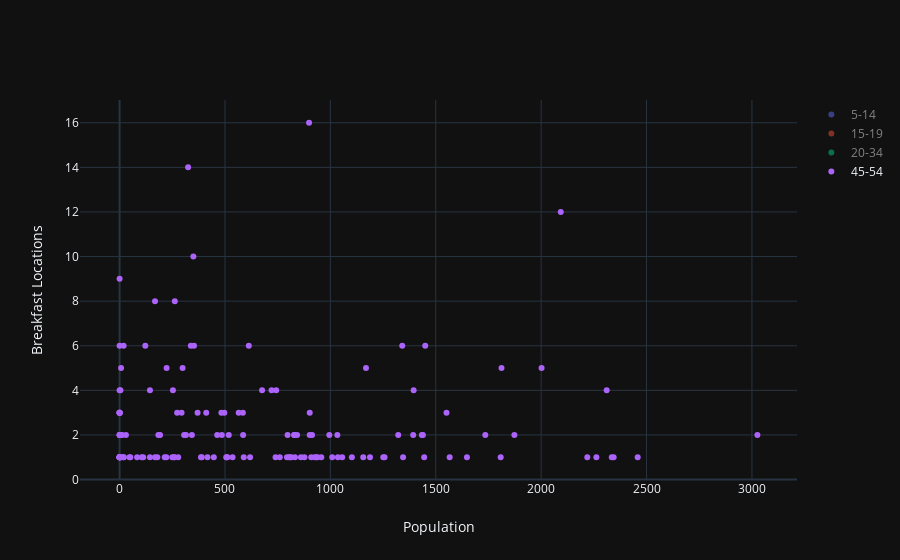

Source (notebook cell):
### Markdown cell above
Let's plot some age groups vs breakfast:

### Code cell
breakfast_kids_trace = go.Scatter(x = breakfast_census['MF_5_14'], y = breakfast_census['Breakfast'], name = '5-14', mode='markers')
breakfast_teen_trace = go.Scatter(x = breakfast_census['MF_15_19'], y = breakfast_census['Breakfast'], name = '15-19', mode='markers')
breakfast_miln_trace = go.Scatter(x = breakfast_census['MF_20_24']+breakfast_census['MF_25_34'], y = breakfast_census['Breakfast'], name = '20-34', mode='markers')
breakfast_25_34_trace = go.Scatter(x = breakfast_census['MF_25_34'], y = breakfast_census['Breakfast'], name = '25-34', mode='markers')
breakfast_midl_trace = go.Scatter(x = breakfast_census['MF_45_54'], y = breakfast_census['Breakfast'], name = '45-54', mode='markers')

breakfast_corr_layout = go.Layout(template='plotly_dark', xaxis={'title':'Population'}, yaxis={'title':'Breakfast Locations'})
py.plot({'data': [breakfast_kids_trace, breakfast_teen_trace, breakfast_miln_trace, breakfast_midl_trace], 'layout': breakfast_corr_layout}, filename = 'breakfast_by_age.html')
py.iplot({'data': [breakfast_kids_trace, breakfast_teen_trace, breakfast_miln_trace, breakfast_midl_trace], 'layout': breakfast_corr_layout}, filename = 'breakfast_by_age.html')

### Figure 1 — Plotly figure (JSON) as saved in the notebook; plotly's stock layout.template omitted (floating-point values rounded to 4 significant figures; data arrays with more than 128 entries replaced by an {"elided": "..."} marker saying what was removed)
{"data": [{"mode": "markers", "name": "5-14", "type": "scatter", "uid": "67e8b7c6-bdbb-4397-ba6f-15ed90094166", "visible": "legendonly", "x": {"elided": "145 int values"}, "y": {"elided": "145 int values"}}, {"mode": "markers", "name": "15-19", "type": "scatter", "uid": "19d48284-5696-4eb6-bbe0-f300e390eb1f", "visible": "legendonly", "x": {"elided": "145 int values"}, "y": {"elided": "145 int values"}}, {"mode": "markers", "name": "20-34", "type": "scatter", "uid": "1ff90c29-c024-4c2b-bd32-ae2890b237cc", "visible": "legendonly", "x": {"elided": "145 int values"}, "y": {"elided": "145 int values"}}, {"mode": "markers", "name": "45-54", "type": "scatter", "uid": "41f59273-f9c5-4fc7-a865-d45cad62ccb2", "visible": true, "x": {"elided": "145 int values"}, "y": {"elided": "145 int values"}}], "layout": {"autosize": true, "xaxis": {"autorange": true, "range": [-186.7, 3213.0], "title": {"text": "Population"}, "type": "linear"}, "yaxis": {"autorange": true, "range": [-0.08254, 17.08], "title": {"text": "Breakfast Locations"}, "type": "linear"}}}
